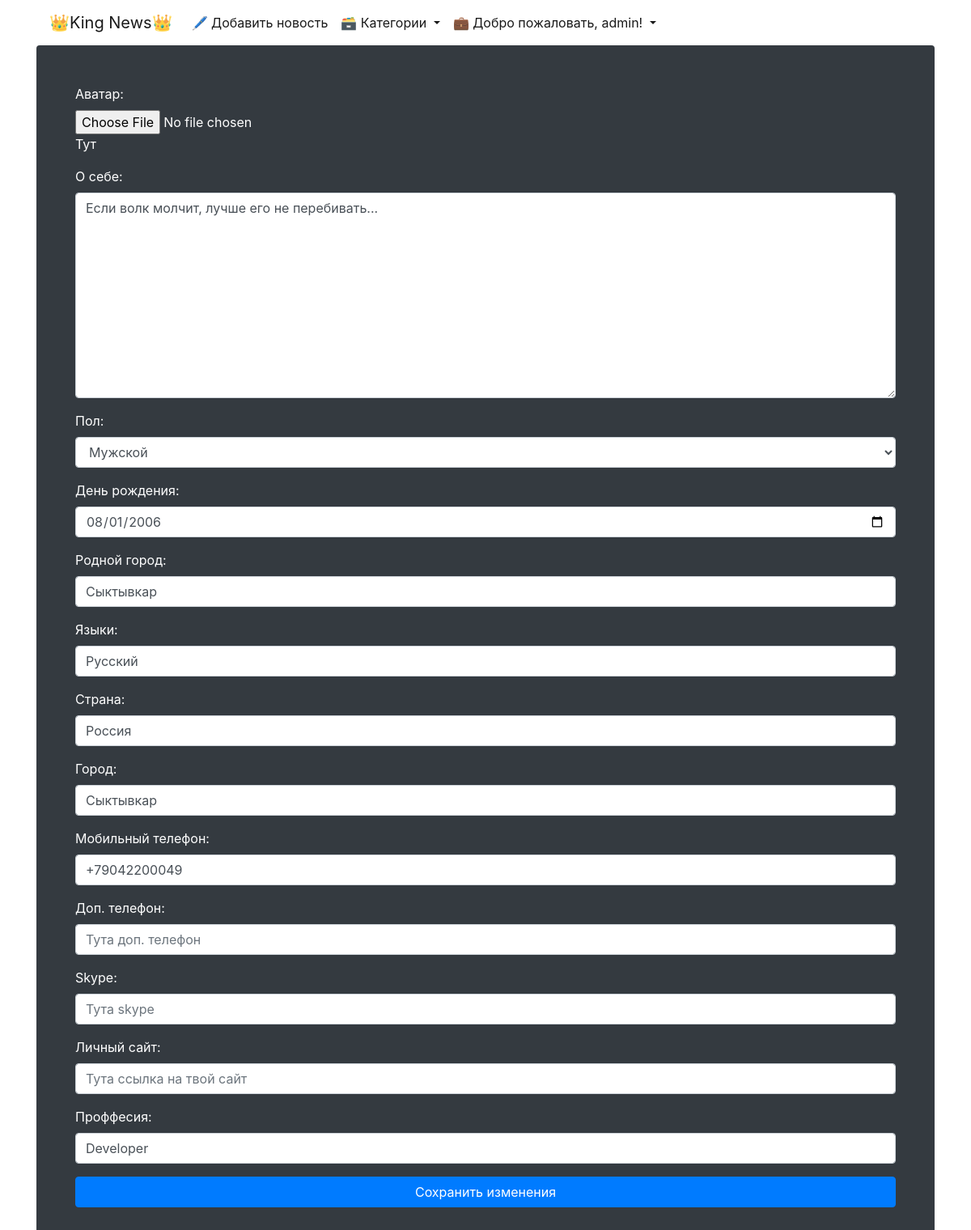
The page /account/user/1/edit/ (signed in) on the database its author committed.
### account/models.py (models this page shows, shortened)
class Profile(models.Model):
    class Gender(models.TextChoices):
        MAN = ('M', 'Мужской')
        WOMAN = ('W', 'Женский')
        OTHER = ('O', 'Другой')
        NS = ('NS', 'Не выбран')
    user = models.OneToOneField(User, on_delete=models.CASCADE)
    avatar = models.ImageField(upload_to='avatar/%Y/%m/%d/', verbose_name='аватар', default='avatar/default_avatar.png')
    bio = models.TextField(verbose_name='о себе', blank=True)
    gender = models.CharField(choices=Gender.choices, default=Gender.NS, verbose_name='пол', max_length=2)
    date_of_birth = models.DateField(verbose_name='дата рождения', blank=True, null=True)
    native_city = models.CharField(max_length=100, verbose_name='родной город', blank=True)
    languages = models.CharField(max_length=100, verbose_name='языки', blank=True)
    country = models.CharField(max_length=100, verbose_name='страна', blank=True)
    city = models.CharField(max_length=100, verbose_name='город', blank=True)
    mobile_phone = models.CharField(max_length=50, verbose_name='мобильный телефон', blank=True)
    add_phone = models.CharField(max_length=50, verbose_name='доп. телефон', blank=True)
    skype = models.CharField(max_length=100, verbose_name='skype', blank=True)
    personal_site = models.URLField(verbose_name='личный сайт', blank=True)
    job = models.CharField(max_length=100, verbose_name='профессия', blank=True)
    class Meta:
        verbose_name = 'профиль'
        verbose_name_plural = 'профиля'
        ordering = ['user', 'job']

### account/views.py (the view, shortened to what this page needs)
# urls.py: path('user/<int:user_id>/edit/', EditProfileAccount.as_view(), name='edit_profile'),
class EditProfileAccount(LoginRequiredMixin, UserPassesTestMixin, SuccessMessageMixin, UpdateView):
    model = Profile
    form_class = EditProfileAccountForm
    context_object_name = 'user_profile'
    login_url = reverse_lazy('account:login')
    template_name = 'account/edit_profile.html'
    def get_object(self, queryset=None):
        return get_object_or_404(Profile, user=self.kwargs['user_id'])
    def test_func(self):
        obj = self.get_object()
        return obj.user == self.request.user

### news/models.py (called while the page is built)
    def get_absolute_url(self):
        return reverse('news:detail_category', kwargs={'category_id': self.pk})

### news/templatetags/news_tags.py (called while the page is built)
@register.simple_tag(name='get_list_category')
def get_categories():
    categories = Category.objects.annotate(cnt=Count('news', filter=F('news__is_published')))
    return categories

### account/templates/account/edit_profile.html (shortened to what this page needs)
{% extends 'base.html' %}
{% block content %}
    <div class="jumbotron p-md-5 text-white rounded bg-dark">
        <form method="post" enctype="multipart/form-data" action="{% url 'account:edit_profile' user_profile.user_id %}">
            {{ form.as_p }}
            <button type="submit" class="btn btn-primary btn-block">Сохранить изменения</button>
        </form>
    </div>
{% endblock %}

### templates/inc/_nav.html (shortened to what this page needs)
{% load news_tags %}
<nav class="navbar navbar-expand-lg navbar-light" style="background-color: #ffffff;">
    <a class="navbar-brand" href="{% url 'news:all_news' %}">👑King News👑</a>
    <div class="collapse navbar-collapse" id="navbarSupportedContent">
        <ul class="navbar-nav mr-auto">
            <li class="nav-item">
                <a class="nav-link active" href="{% url 'news:add_news' %}">🖊 Добавить новость<span class="sr-only">(current)</span></a>
            </li>
            <li class="nav-item dropdown active">
                <a class="nav-link dropdown-toggle" href="#" id="navbarDropdown" role="button" data-toggle="dropdown" aria-haspopup="true"
                   aria-expanded="false">
                    🗃 Категории
                </a>
            </li>
            {% if request.user.is_authenticated %}
                <li class="nav-item dropdown active">
                    <a class="nav-link dropdown-toggle" href="#" id="navbarDropdown" role="button" data-toggle="dropdown"
                       aria-haspopup="true" aria-expanded="false">
                        💼 Добро пожаловать, {{ user.username }}!
                    </a>
                </li>
            {% endif %}
        </ul>
    </div>
</nav>

### rows shown on the page
Profile: bio "Если волк молчит, лучше его не перебивать...", gender "Мужской", date_of_birth "08/01/2006", native_city "Сыктывкар", languages "Русский", country "Россия", city "Сыктывкар", mobile_phone "+79042200049", job "Developer"

### other values the page prints
{{ user.username }} "admin"
